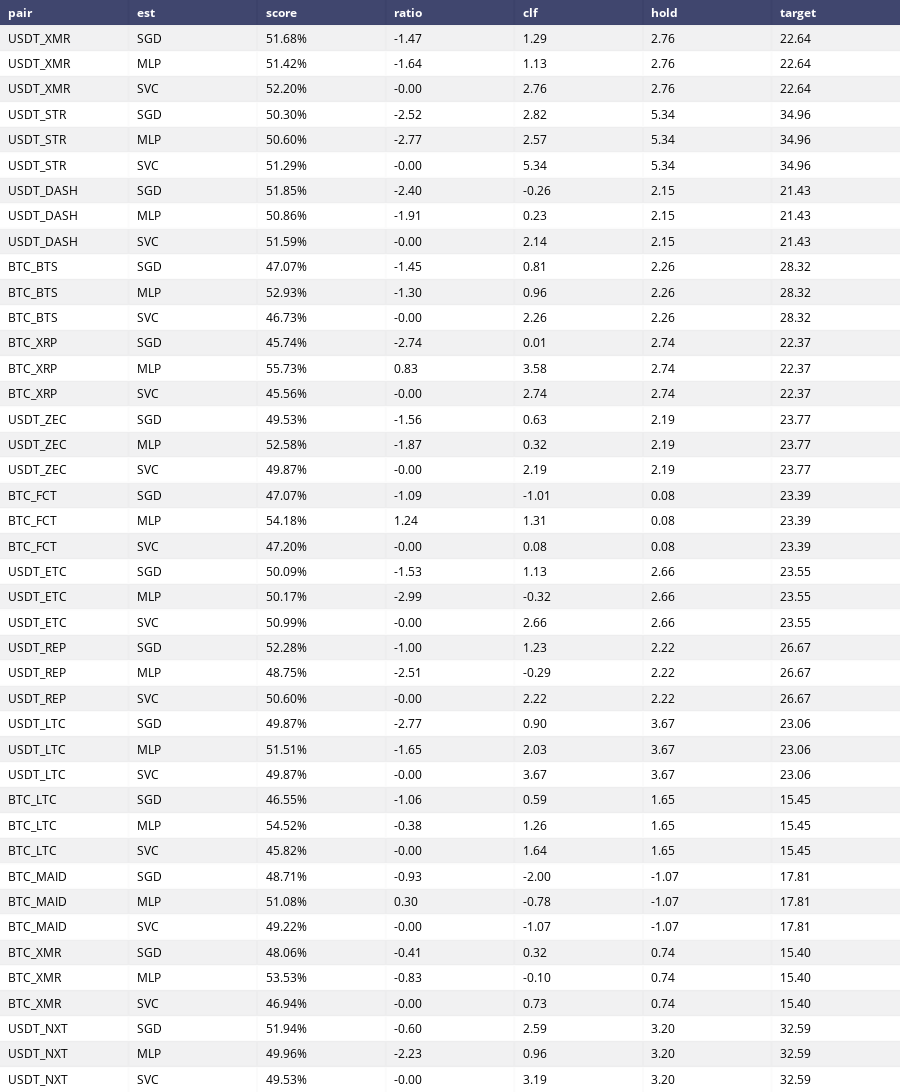

Notebook code cell kept with this figure:
### Markdown cell above
We get the results for every trading pair and optimized estimator. We display these results in a table too huge to be useful. We hope to condense this information into a more useful format and/or incorporate sortable tables.

Apart from the percentage score our numbers are all in log scale. The ratio column represents the performace of our classifier versus holding. A positive or negative ratio indicates how much our classifier performs better or worse (resp.) than holding.

We tacked on a combo strategy that buys or sells according to the "votes" of our classifiers.

### Code cell
%%time
results = pd.DataFrame(columns=['pair','est','score','ratio','clf','hold','target'])

for pair in tstPairs:
    for est in ests:
        dfs[pair]['df'], result = getResult( pair, est, ests[est]['clf'] , dfs[pair]['df'], dfs[pair]['base'])
        results = results.append(result,ignore_index=True)   

iplot( ff.create_table(results) )
